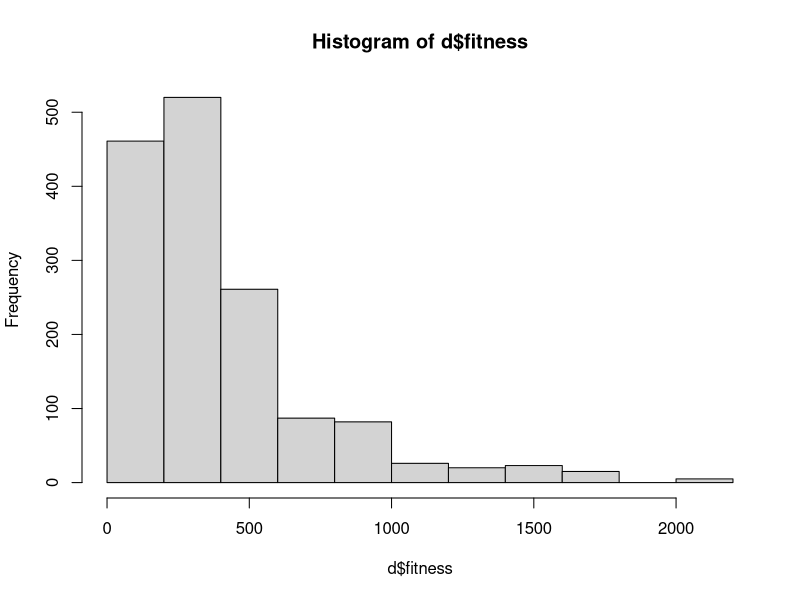

The R source for this figure: (Note: this script raises an error after producing the figure.)
#generate fake data

#NOTE: if lambda of m1 is always better, make m3 to use m1 as starting point?

set.seed(123)

#true parameters I want to recover
lambda = 300 #lambda
l_cov1 = 1 #l_cov
a_sp1 = 0.2 #alphas
a_sp2 = 1
a_sp3 = 2
a_cov1 = 0 #a_cov's
a_cov2 = 0
a_cov3 = 0

fitness_calc <- function(lambda, sp1, sp2, sp3, cov1){
  (lambda * (1+ l_cov1 * cov1)) / 
    (1 + ((a_sp1 + (a_cov1*cov1))*sp1) + 
       ((a_sp2 + (a_cov2*cov1))*sp2) +
       ((a_sp3 + (a_cov3*cov1))*sp3))  
}

n <- 500*3 #multiple of 3
focal = c(rep("sp1", n/3)#, 
          #rep("sp2", n/3),
          #rep("sp3", n/3)
          )
d <- data.frame(focal = rep(focal,3),
                sp1 = c(round((rpois(n/3, 1))), round((rpois(n/3, 1))), round((rpois(n/3, 1)))), 
                sp2 = c(round((rpois(n/3, 1))), round((rpois(n/3, 1))), round((rpois(n/3, 1)))), 
                sp3 = c(round((rpois(n/3, 1))), round((rpois(n/3, 1))), round((rpois(n/3, 1)))),
                cov1 = c(round((runif(n/3, 0, 6))), round((runif(n/3, 0, 6))), round((runif(n/3, 0, 6)))) 
#               , cov2 = c(round(sort(runif(n/3, 0, 6))), round((runif(n/3, 0, 6))), round((runif(n/3, 0, 6)))) 
) 
head(d) 
comp_matrix <- d[,2:4]
covariates <- d[,5, drop = FALSE]
d$fitness <- fitness_calc(lambda, d$sp1, d$sp2, d$sp3, d$cov1)
hist(d$fitness)
scatter.smooth(d$fitness ~ (d$sp1+ d$sp2+ d$sp3), col = d$focal) #model 1 and 2
scatter.smooth(d$fitness ~ d$sp1, col = d$focal) #model 3 alphas 
scatter.smooth(d$fitness ~ d$sp2, col = d$focal) #model 3 alphas 
scatter.smooth(d$fitness ~ d$sp3, col = d$focal) #model 3 alphas  
scatter.smooth(d$fitness ~ d$cov1, col = d$focal) #l_cov1 
#scatter.smooth(d$fitness ~ d$cov2, col = d$focal) #l_cov1 0
tapply(d$fitness, d$focal, max)
tapply(d$fitness, d$focal, mean)

#simple model, no cov's
test <- compete(focal = d$focal, 
        fitness = d$fitness, 
        comp_matrix = comp_matrix
        , lower1 = c(1,0.0001)
        , lower2 = c(1,0,0.0001)
        , lower3 = c(1, rep(0, times=ncol(comp_matrix)),0.0000000001)
        , hessian3 = TRUE) #works

compete(focal, d$fitness, comp_matrix, covariates
        , lower1 = c(1,0.0001)
        , lower2 = c(1,0,0.0001)
        , lower3 = c(1, rep(0, times=ncol(comp_matrix)),0.0000000001)
        , lower4 = c(1, rep(0.001, times=ncol(covariates)), #n_cov
                     rep(0, times=ncol(comp_matrix)), #alfas
                     rep(0.001, times=ncol(covariates)), #n_cov
                     0.0000000001)
        , lower5 = c(1, rep(0.001, times=ncol(covariates)), #n_cov
                     rep(0, times=ncol(comp_matrix)), #alfas
                     rep(0.001, times=(ncol(covariates)*ncol(comp_matrix))), #n_cov*n_bg
                     0.0000000001)
        , hessian5 = FALSE) #Lapack routine dgesv: system is exactly singular: U[10,10] = 0 


#lambda's are estimated too low and errors go up with model number, which is odd.
#alpha2 & 3 are not detected!
# cov effects on lambda

scatter.smooth(d$fitness ~ (d$sp1+ d$sp2+ d$sp3), col = d$focal) #model 1 and 2
curve(expr = test[[1]]$lambda_est2
      / (1+ (test[[1]]$alpha_est2)
         *x), add=T, lwd=3, col="red")



